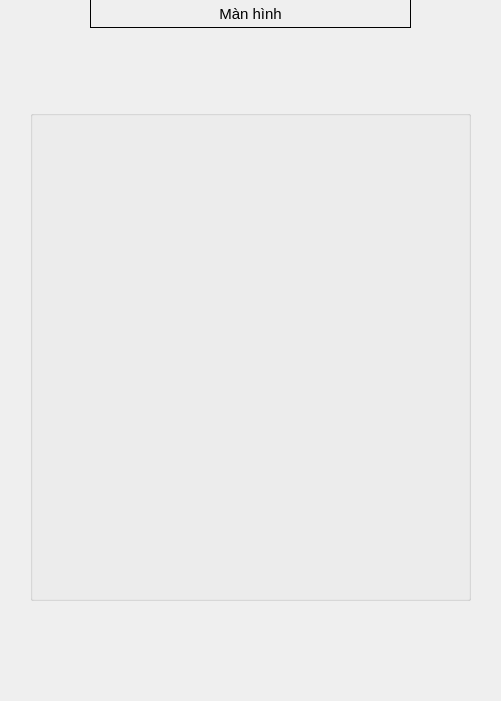
<?xml version="1.0" encoding="UTF-8"?>
<ui version="4.0">
 <class>ChooseChair</class>
 <widget class="QMainWindow" name="ChooseChair">
  <property name="geometry">
   <rect>
    <x>0</x>
    <y>0</y>
    <width>501</width>
    <height>701</height>
   </rect>
  </property>
  <property name="windowTitle">
   <string>Choose Chair</string>
  </property>
  <property name="styleSheet">
   <string notr="true">font-size: 15px</string>
  </property>
  <widget class="QWidget" name="centralwidget">
   <widget class="QPushButton" name="pushButton">
    <property name="geometry">
     <rect>
      <x>90</x>
      <y>0</y>
      <width>321</width>
      <height>28</height>
     </rect>
    </property>
    <property name="styleSheet">
     <string notr="true">border: 1px solid black;border-top: none; </string>
    </property>
    <property name="text">
     <string>Màn hình</string>
    </property>
   </widget>
   <widget class="QGroupBox" name="groupBox">
    <property name="geometry">
     <rect>
      <x>30</x>
      <y>110</y>
      <width>441</width>
      <height>491</height>
     </rect>
    </property>
    <property name="title">
     <string/>
    </property>
    <widget class="QWidget" name="gridLayoutWidget">
     <property name="geometry">
      <rect>
       <x>10</x>
       <y>10</y>
       <width>421</width>
       <height>471</height>
      </rect>
     </property>
     <layout class="QGridLayout" name="box_chair"/>
    </widget>
   </widget>
  </widget>
 </widget>
 <resources/>
 <connections/>
</ui>
